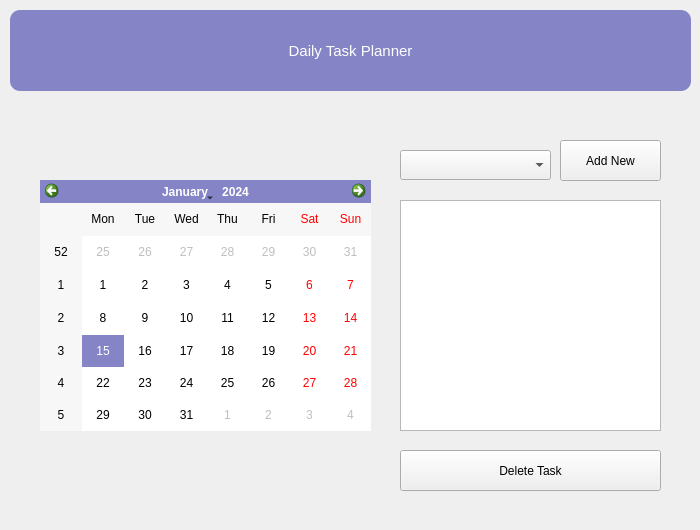
         <widget class="QWidget" name="page_home">
          <widget class="QLabel" name="label_8">
           <property name="geometry">
            <rect>
             <x>10</x>
             <y>10</y>
             <width>681</width>
             <height>81</height>
            </rect>
           </property>
           <property name="styleSheet">
            <string notr="true">border-radius: 10px;
font-size: 24px;
background: #8484c6;
Color: white;
font: 11pt;</string>
           </property>
           <property name="text">
            <string>Daily Task Planner</string>
           </property>
           <property name="alignment">
            <set>Qt::AlignCenter</set>
           </property>
          </widget>
          <widget class="QWidget" name="widget_2" native="true">
           <property name="geometry">
            <rect>
             <x>30</x>
             <y>120</y>
             <width>651</width>
             <height>401</height>
            </rect>
           </property>
           <widget class="QCalendarWidget" name="calendarWidget">
            <property name="geometry">
             <rect>
              <x>10</x>
              <y>60</y>
              <width>331</width>
              <height>251</height>
             </rect>
            </property>
            <property name="styleSheet">
             <string notr="true">QCalendarWidget QWidget#qt_calendar_navigationbar {
    background-color: #8484c6;
}

QCalendarWidget QTableView {
    selection-background-color: #8484c6;
}</string>
            </property>
           </widget>
           <widget class="QListWidget" name="listWidget">
            <property name="geometry">
             <rect>
              <x>370</x>
              <y>80</y>
              <width>261</width>
              <height>231</height>
             </rect>
            </property>
           </widget>
           <widget class="QPushButton" name="pushButton_deletetask_2">
            <property name="geometry">
             <rect>
              <x>370</x>
              <y>330</y>
              <width>261</width>
              <height>41</height>
             </rect>
            </property>
            <property name="styleSheet">
             <string notr="true"/>
            </property>
            <property name="text">
             <string>Delete Task</string>
            </property>
            <property name="icon">
             <iconset resource="resource.qrc">
              <normaloff>:/icon_add/icons/delete_icon.png</normaloff>
              <normalon>:/icon_add/icons/delete_icon.png</normalon>:/icon_add/icons/delete_icon.png</iconset>
            </property>
           </widget>
           <widget class="QPushButton" name="pushButton_addnew">
            <property name="geometry">
             <rect>
              <x>530</x>
              <y>20</y>
              <width>101</width>
              <height>41</height>
             </rect>
            </property>
            <property name="styleSheet">
             <string notr="true"/>
            </property>
            <property name="text">
             <string>Add New</string>
            </property>
            <property name="icon">
             <iconset resource="resource.qrc">
              <normaloff>:/icon_add/icons/addtask_icon.png</normaloff>
              <normalon>:/icon_add/icons/addtask_icon.png</normalon>:/icon_add/icons/addtask_icon.png</iconset>
            </property>
           </widget>
           <widget class="QComboBox" name="comboBox_addnewtask">
            <property name="geometry">
             <rect>
              <x>370</x>
              <y>30</y>
              <width>151</width>
              <height>30</height>
             </rect>
            </property>
           </widget>
          </widget>
         </widget>
